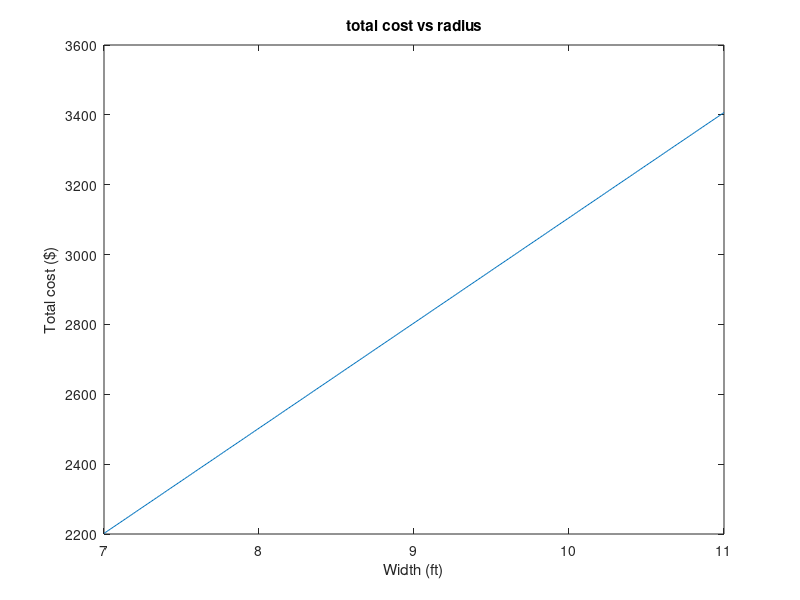

This chart was generated by the following MATLAB code:
A=100;W=7:0.01:11;FT=40;FR=35;

L=(A-W.^2/4)/W;
TR=(W.^2/4)/W;

TRIP=(TR)*FT;
RECP=(L*W)*FR;
TOTCOST=TRIP+RECP;

[mincost, min_idx] = min(TOTCOST);

plot(W,TOTCOST)
xlabel('Width (ft)')
ylabel('Total cost ($)')
title('total cost vs radius');

disp(['The minimum cost will be $', num2str(mincost),'.'])
